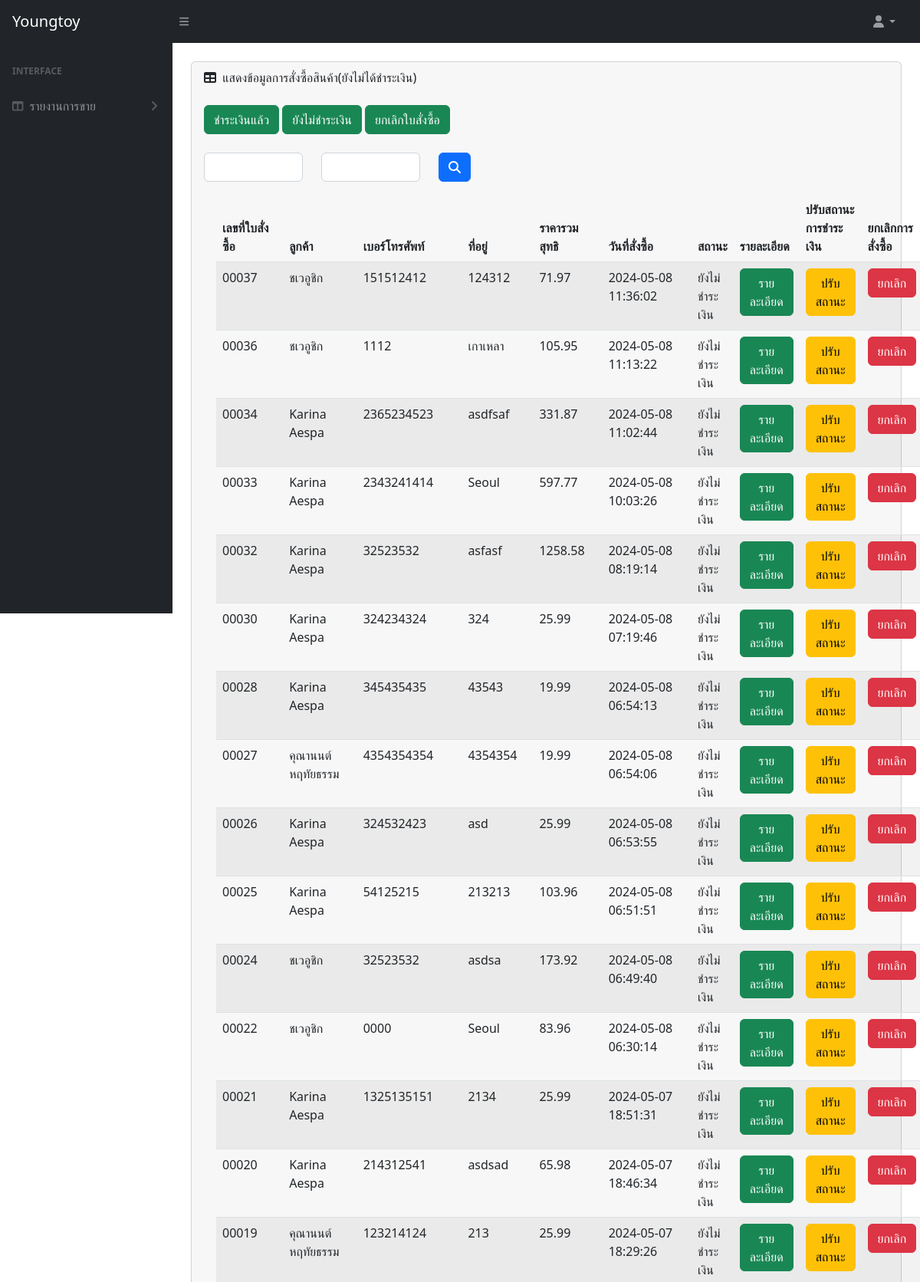
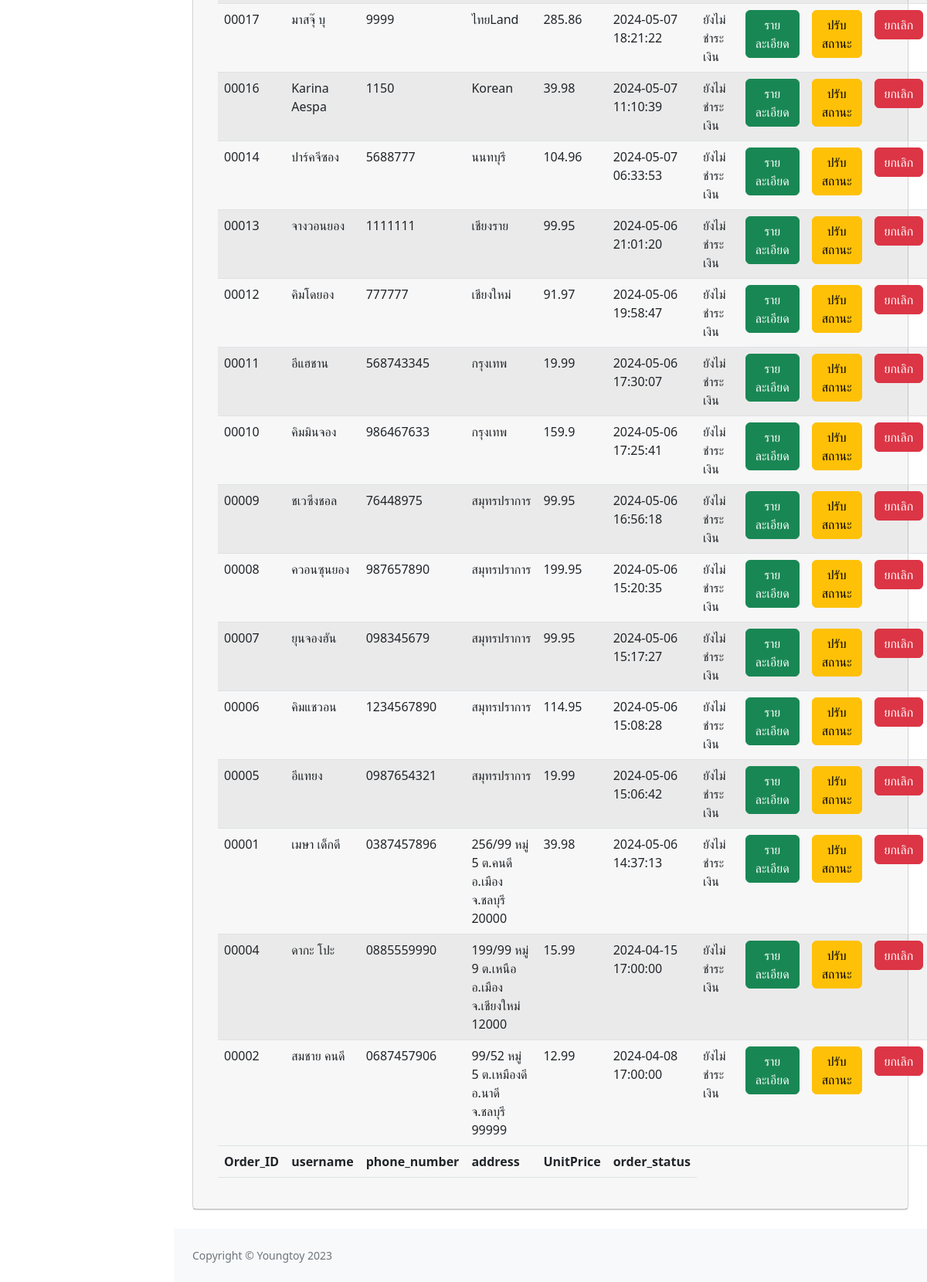
Screenshot of /admin/report_order.php with the database file from the repository (2 pictures, top to bottom).
### tables this page shows
CREATE TABLE `td_order` (
  `Order_ID` int(5) UNSIGNED ZEROFILL NOT NULL,
  `username` varchar(50) NOT NULL,
  `email` varchar(50) NOT NULL,
  `address` varchar(500) NOT NULL,
  `phone_number` varchar(10) NOT NULL,
  `UnitPrice` varchar(10000) NOT NULL,
  `order_status` enum('0','1','2') NOT NULL,
  `order_date` timestamp NOT NULL DEFAULT current_timestamp() ON UPDATE current_timestamp()
);

### admin/report_order.php (the view, shortened to what this page needs)
<?php include 'condb.php'; ?>
<!DOCTYPE html>
<html lang="en">
    <head>
        <link href="https://cdn.jsdelivr.net/npm/simple-datatables@7.1.2/dist/style.min.css" rel="stylesheet" />
        <link href="css/styles.css" rel="stylesheet" />
    </head>
    <body class="sb-nav-fixed">
        <?php include 'menu1.php'; ?>
            <div id="layoutSidenav_content">
                <main>
                    <div class="container-fluid px-4">
                        <div class="card mb-4 mt-4">
                            <div class="card-header">
                                <i class="fas fa-table me-1"></i>
                                แสดงข้อมูลการสั่งซื้อสินค้า(ยังไม่ได้ชำระเงิน)
                            <div>
                                <br>
                            <a href="report_order_yes.php"><button type="button" class="btn btn-success ">ชำระเงินแล้ว</button></a>
                            <a href="report_order.php"><button type="button" class="btn btn-success">ยังไม่ชำระเงิน</button></a>
                            <a href="report_order_no.php"><button type="button" class="btn btn-success">ยกเลิกใบสั่งซื้อ</button></a>
                            </div>
                            <br>
                            <div>
<form name="form1" method="POST"action="report_order.php">
 <div class="row">
    <div class="col-sm-2">
      <input type="data" name="dt1"class="form-control">
    </div>
    <div class="col-sm-2">
    <input type="data" name="dt2"class="form-control">
    </div>
    <div class="col-sm-4">
    <button type="submit" class="btn btn-primary"><i class="fas fa-search"></i></button>
    </div>
  </div>
  </form>
                            </div>
                            <div class="card-body">
                                <table id="datatablesSimple" class="table table-striped">
                                    <thead>
                                        <tr>
                                            <th>เลขที่ใบสั่งซื้อ</th>
                                            <th>ลูกค้า</th>
                                            <th>เบอร์โทรศัพท์</th>
                                            <th>ที่อยู่</th>
                                            <th>ราคารวมสุทธิ</th>
                                            <th>วันที่สั่งซื้อ</th>
                                            <th>สถานะ</th>
                                            <th>รายละเอียด</th>
                                            <th>ปรับสถานะการชำระเงิน</th>
                                            <th>ยกเลิกการสั่งซื้อ</th>
                                        </tr>
                                    </thead>
                                    <tfoot>
                                        <tr>
                                            <th>Order_ID</th>
                                            <th>username</th>
                                            <th>phone_number</th>
                                            <th>address</th>
                                            <th>UnitPrice</th>
                                            <th>order_status</th>
                                        </tr>
                                    </tfoot>
                                    <?php
                                        $ddt1=@$_POST['dt1'];
                                        $ddt2=@$_POST['dt2'];
                                        if(($ddt1 !="") &($ddt2 !="")){
                                             echo "ค้นหาจากวันที่ $ddt1 ถึง $ddt2 ";
                                             $sql ="select * from td_order where order_status='1'and order_date BETWEEN '$ddt1'and '$ddt2'
                                             order by order_date DESC";
                                        }else{
                                            $sql ="select * from td_order where order_status='1'order by order_date DESC";
                                        }
                                        $result = mysqli_query($conn, $sql);
                                        while ($row = mysqli_fetch_assoc($result)) {
                                        $status = $row['order_status'];
                                    ?>
                                        <tr>
                                            <td><?=$row['Order_ID']?></td>
                                            <td><?=$row['username']?></td>
                                            <td><?=$row['phone_number']?></td>
                                            <td><?=$row['address']?></td>
                                            <td><?=$row['UnitPrice']?></td>
                                            <td><?=$row['order_date']?></td>
                                            <td>
                                                <?php
                                                if ($status == 1) {
                                                    echo "ยังไม่ชำระเงิน";
                                                }else if ($status == 2) {
                                                    echo "<b style='color:green'>ชำระเงินแล้ว</b>";
                                                }else if ($status == 0) {
                                                    echo "<b style='color:red'>ยกเลิกการสั่งซื้อ</b>";
                                                }
                                                ?>
                                            </td>
                                            <td><a href="report_order_detail.php?id=<?=$row['Order_ID']?>" class="btn btn-success"
                                            onclick="del1(this.href); return false;">รายละเอียด</a></td>
                                            <td><a href="pay_order.php?id=<?=$row['Order_ID']?>" class="btn btn-warning"
                                            onclick="del1(this.href); return false;">ปรับสถานะ</a></td>
                                            <td><a href="cancel_order.php?id=<?=$row['Order_ID']?>" class="btn btn-danger"
                                            onclick="del(this.href); return false;">ยกเลิก</td>
                                        </tr>
                                    <?php
                                    }
                                    ?>
                                </table>
                            </div>
                        </div>
                    </div>
                </main>
                <?php include 'footer.php'; ?>
            </div>
        </div>
        </body>
</html>

### rows the page displays
td_order: Order_ID "00037", username "ชเวอูชิก", phone_number "151512412", address "124312", UnitPrice "71.97", order_date "2024-05-08 11:36:02", order_status "ยังไม่ชำระเงิน"
td_order: Order_ID "00036", username "ชเวอูชิก", phone_number "1112", address "เกาเหลา", UnitPrice "105.95", order_date "2024-05-08 11:13:22", order_status "ยังไม่ชำระเงิน"
td_order: Order_ID "00034", username "Karina Aespa", phone_number "2365234523", address "asdfsaf", UnitPrice "331.87", order_date "2024-05-08 11:02:44", order_status "ยังไม่ชำระเงิน"
td_order: Order_ID "00033", username "Karina Aespa", phone_number "2343241414", address "Seoul", UnitPrice "597.77", order_date "2024-05-08 10:03:26", order_status "ยังไม่ชำระเงิน"
td_order: Order_ID "00032", username "Karina Aespa", phone_number "32523532", address "asfasf", UnitPrice "1258.58", order_date "2024-05-08 08:19:14", order_status "ยังไม่ชำระเงิน"
td_order: Order_ID "00030", username "Karina Aespa", phone_number "324234324", address "324", UnitPrice "25.99", order_date "2024-05-08 07:19:46", order_status "ยังไม่ชำระเงิน"
td_order: Order_ID "00028", username "Karina Aespa", phone_number "345435435", address "43543", UnitPrice "19.99", order_date "2024-05-08 06:54:13", order_status "ยังไม่ชำระเงิน"
td_order: Order_ID "00027", username "คุณานนต์ หฤทัยธรรม", phone_number "4354354354", address "4354354", UnitPrice "19.99", order_date "2024-05-08 06:54:06", order_status "ยังไม่ชำระเงิน"
td_order: Order_ID "00026", username "Karina Aespa", phone_number "324532423", address "asd", UnitPrice "25.99", order_date "2024-05-08 06:53:55", order_status "ยังไม่ชำระเงิน"
td_order: Order_ID "00025", username "Karina Aespa", phone_number "54125215", address "213213", UnitPrice "103.96", order_date "2024-05-08 06:51:51", order_status "ยังไม่ชำระเงิน"
td_order: Order_ID "00024", username "ชเวอูชิก", phone_number "32523532", address "asdsa", UnitPrice "173.92", order_date "2024-05-08 06:49:40", order_status "ยังไม่ชำระเงิน"
td_order: Order_ID "00022", username "ชเวอูชิก", phone_number "0000", address "Seoul", UnitPrice "83.96", order_date "2024-05-08 06:30:14", order_status "ยังไม่ชำระเงิน"
td_order: Order_ID "00021", username "Karina Aespa", phone_number "1325135151", address "2134", UnitPrice "25.99", order_date "2024-05-07 18:51:31", order_status "ยังไม่ชำระเงิน"
td_order: Order_ID "00020", username "Karina Aespa", phone_number "214312541", address "asdsad", UnitPrice "65.98", order_date "2024-05-07 18:46:34", order_status "ยังไม่ชำระเงิน"
td_order: Order_ID "00019", username "คุณานนต์ หฤทัยธรรม", phone_number "123214124", address "213", UnitPrice "25.99", order_date "2024-05-07 18:29:26", order_status "ยังไม่ชำระเงิน"
td_order: Order_ID "00017", username "มาสจุ๊ บุ", phone_number "9999", address "ไทยLand", UnitPrice "285.86", order_date "2024-05-07 18:21:22", order_status "ยังไม่ชำระเงิน"
td_order: Order_ID "00016", username "Karina Aespa", phone_number "1150", address "Korean", UnitPrice "39.98", order_date "2024-05-07 11:10:39", order_status "ยังไม่ชำระเงิน"
td_order: Order_ID "00014", username "ปาร์คจีซอง", phone_number "5688777", address "นนทบุรี", UnitPrice "104.96", order_date "2024-05-07 06:33:53", order_status "ยังไม่ชำระเงิน"
td_order: Order_ID "00013", username "จางวอนยอง", phone_number "1111111", address "เชียงราย", UnitPrice "99.95", order_date "2024-05-06 21:01:20", order_status "ยังไม่ชำระเงิน"
td_order: Order_ID "00012", username "คิมโดยอง", phone_number "777777", address "เชียงใหม่", UnitPrice "91.97", order_date "2024-05-06 19:58:47", order_status "ยังไม่ชำระเงิน"
td_order: Order_ID "00011", username "อีแฮชาน", phone_number "568743345", address "กรุงเทพ", UnitPrice "19.99", order_date "2024-05-06 17:30:07", order_status "ยังไม่ชำระเงิน"
td_order: Order_ID "00010", username "คิมมินจอง", phone_number "986467633", address "กรุงเทพ", UnitPrice "159.9", order_date "2024-05-06 17:25:41", order_status "ยังไม่ชำระเงิน"
td_order: Order_ID "00009", username "ชเวซึงชอล", phone_number "76448975", address "สมุทรปราการ", UnitPrice "99.95", order_date "2024-05-06 16:56:18", order_status "ยังไม่ชำระเงิน"
td_order: Order_ID "00008", username "ควอนซุนยอง", phone_number "987657890", address "สมุทรปราการ", UnitPrice "199.95", order_date "2024-05-06 15:20:35", order_status "ยังไม่ชำระเงิน"
td_order: Order_ID "00007", username "ยุนจองฮัน", phone_number "098345679", address "สมุทรปราการ", UnitPrice "99.95", order_date "2024-05-06 15:17:27", order_status "ยังไม่ชำระเงิน"
td_order: Order_ID "00006", username "คิมแชวอน", phone_number "1234567890", address "สมุทรปราการ", UnitPrice "114.95", order_date "2024-05-06 15:08:28", order_status "ยังไม่ชำระเงิน"
td_order: Order_ID "00005", username "อีแทยง", phone_number "0987654321", address "สมุทรปราการ", UnitPrice "19.99", order_date "2024-05-06 15:06:42", order_status "ยังไม่ชำระเงิน"
td_order: Order_ID "00001", username "เมษา เด็กดี", phone_number "0387457896", address "256/99 หมู่ 5 ต.คนดี อ.เมือง จ.ชลบุรี 20000", UnitPrice "39.98", order_date "2024-05-06 14:37:13", order_status "ยังไม่ชำระเงิน"
td_order: Order_ID "00004", username "ดากะ โปะ", phone_number "0885559990", address "199/99 หมู่ 9 ต.เหนือ อ.เมือง จ.เชียงใหม่ 12000", UnitPrice "15.99", order_date "2024-04-15 17:00:00", order_status "ยังไม่ชำระเงิน"
td_order: Order_ID "00002", username "สมชาย คนดี", phone_number "0687457906", address "99/52 หมู่ 5 ต.เหมืองดี อ.นาดี จ.ชลบุรี 99999", UnitPrice "12.99", order_date "2024-04-08 17:00:00", order_status "ยังไม่ชำระเงิน"
